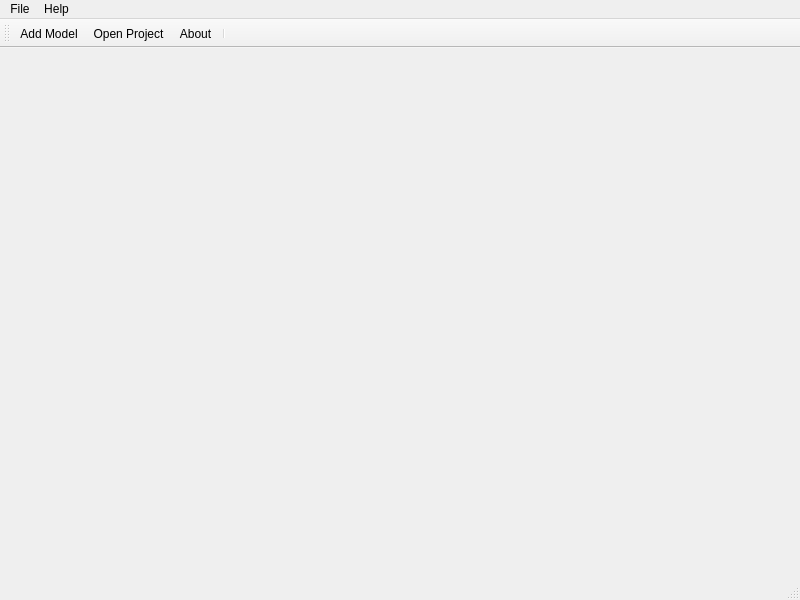
<?xml version="1.0" encoding="UTF-8"?>
<ui version="4.0">
 <class>MainWindow</class>
 <widget class="QMainWindow" name="MainWindow">
  <property name="geometry">
   <rect>
    <x>0</x>
    <y>0</y>
    <width>800</width>
    <height>600</height>
   </rect>
  </property>
  <property name="windowTitle">
   <string>MainWindow</string>
  </property>
  <widget class="QWidget" name="centralwidget"/>
  <widget class="QMenuBar" name="menubar">
   <property name="geometry">
    <rect>
     <x>0</x>
     <y>0</y>
     <width>800</width>
     <height>22</height>
    </rect>
   </property>
   <widget class="QMenu" name="menuFile">
    <property name="title">
     <string>File</string>
    </property>
    <addaction name="action_AddModel"/>
    <addaction name="action_OpenProject"/>
    <addaction name="action_SaveProject"/>
    <addaction name="action_SaveProjectAs"/>
    <addaction name="separator"/>
    <addaction name="actionExit"/>
   </widget>
   <widget class="QMenu" name="menuHelp">
    <property name="title">
     <string>Help</string>
    </property>
    <addaction name="actionAbout"/>
   </widget>
   <addaction name="menuFile"/>
   <addaction name="menuHelp"/>
  </widget>
  <widget class="QStatusBar" name="statusbar"/>
  <widget class="QToolBar" name="toolBar">
   <property name="windowTitle">
    <string>toolBar</string>
   </property>
   <attribute name="toolBarArea">
    <enum>TopToolBarArea</enum>
   </attribute>
   <attribute name="toolBarBreak">
    <bool>false</bool>
   </attribute>
   <addaction name="action_AddModel"/>
   <addaction name="action_OpenProject"/>
   <addaction name="actionAbout"/>
   <addaction name="separator"/>
  </widget>
  <action name="action_AddModel">
   <property name="icon">
    <iconset>
     <normaloff>resources/add.png</normaloff>resources/add.png</iconset>
   </property>
   <property name="text">
    <string>Add Model...</string>
   </property>
   <property name="shortcut">
    <string>Ctrl+O</string>
   </property>
  </action>
  <action name="actionExit">
   <property name="text">
    <string>Exit</string>
   </property>
   <property name="shortcut">
    <string>Ctrl+Q</string>
   </property>
  </action>
  <action name="actionAbout">
   <property name="icon">
    <iconset>
     <normaloff>resources/about.png</normaloff>resources/about.png</iconset>
   </property>
   <property name="text">
    <string>About...</string>
   </property>
  </action>
  <action name="action_OpenProject">
   <property name="icon">
    <iconset>
     <normaloff>resources/open.png</normaloff>resources/open.png</iconset>
   </property>
   <property name="text">
    <string>Open Project...</string>
   </property>
   <property name="shortcut">
    <string>Ctrl+N</string>
   </property>
  </action>
  <action name="action_SaveProject">
   <property name="icon">
    <iconset>
     <normaloff>resources/save.png</normaloff>resources/save.png</iconset>
   </property>
   <property name="text">
    <string>Save Project</string>
   </property>
   <property name="shortcut">
    <string>Ctrl+S</string>
   </property>
  </action>
  <action name="action_SaveProjectAs">
   <property name="icon">
    <iconset>
     <normaloff>resources/save.png</normaloff>resources/save.png</iconset>
   </property>
   <property name="text">
    <string>Save Project As...</string>
   </property>
   <property name="shortcut">
    <string>Ctrl+Shift+S</string>
   </property>
  </action>
 </widget>
 <resources/>
 <connections/>
</ui>
